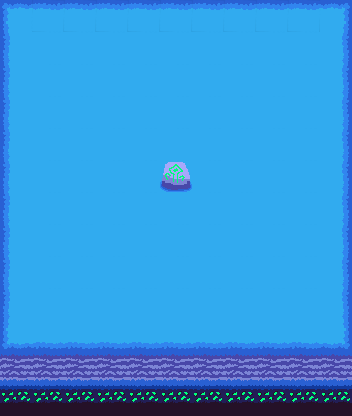

Rendered tile map (Tiled .tmx) drawn with the repository's tilesets; below, a short description and the full map source, tile grids included:
An orthogonal 11x13 tile map with 32x32 px tiles, 2 tile layers (Tile Layer 1, Tile Layer 2).

<map version="1.8" tiledversion="1.8.5" orientation="orthogonal" renderorder="right-down" width="11" height="13" tilewidth="32" tileheight="32" infinite="0" nextlayerid="3" nextobjectid="1">
 <tileset firstgid="1" source="progjar_tile.tsx" />
 <layer id="1" name="Tile Layer 1" width="11" height="13">
  <data encoding="csv">
1,2,2,2,2,2,2,2,2,2,3,
13,14,14,14,14,14,14,14,14,14,15,
13,14,14,14,14,14,14,14,14,14,15,
13,14,14,14,14,14,14,14,14,14,15,
13,14,14,14,14,14,14,14,14,14,15,
13,14,14,14,14,14,14,14,14,14,15,
13,14,14,14,14,14,14,14,14,14,15,
13,14,14,14,14,14,14,14,14,14,15,
13,14,14,14,14,14,14,14,14,14,15,
13,14,14,14,14,14,14,14,14,14,15,
25,26,26,26,26,26,26,26,26,26,27,
63,63,63,63,63,63,63,63,63,63,63,
61,61,61,61,61,61,61,61,61,61,61
</data>
 </layer>
 <layer id="2" name="Tile Layer 2" width="11" height="13">
  <data encoding="csv">
0,0,0,0,0,0,0,0,0,0,0,
0,0,0,0,0,0,0,0,0,0,0,
0,0,0,0,0,0,0,0,0,0,0,
0,0,0,0,0,0,0,0,0,0,0,
0,0,0,0,0,0,0,0,0,0,0,
0,0,0,0,0,39,0,0,0,0,0,
0,0,0,0,0,0,0,0,0,0,0,
0,0,0,0,0,0,0,0,0,0,0,
0,0,0,0,0,0,0,0,0,0,0,
0,0,0,0,0,0,0,0,0,0,0,
0,0,0,0,0,0,0,0,0,0,0,
0,0,0,0,0,0,0,0,0,0,0,
0,0,0,0,0,0,0,0,0,0,0
</data>
 </layer>
</map>